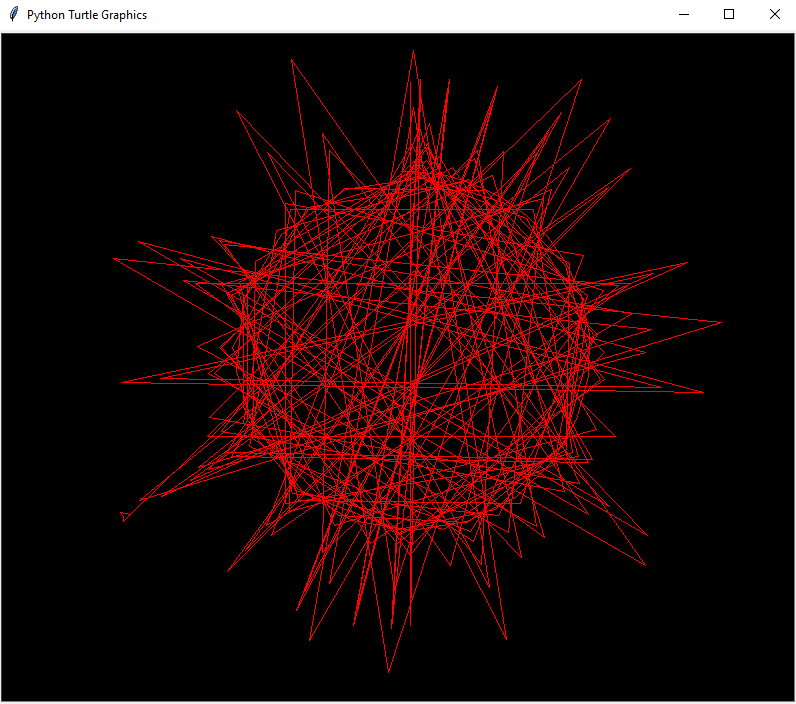

Recreate this plot in Python.
import turtle 

t=turtle.Turtle()
s=turtle.Screen()

s.bgcolor("black")
t.pencolor("red")

a=0
b=0
t.speed(0)
t.penup()
t.goto(0,200)
t.pendown()

while True :
	t.forward(a)
	t.right(b)
	a += 3
	b += 1
	if b ==210 :
		break
	
turtle.done()
